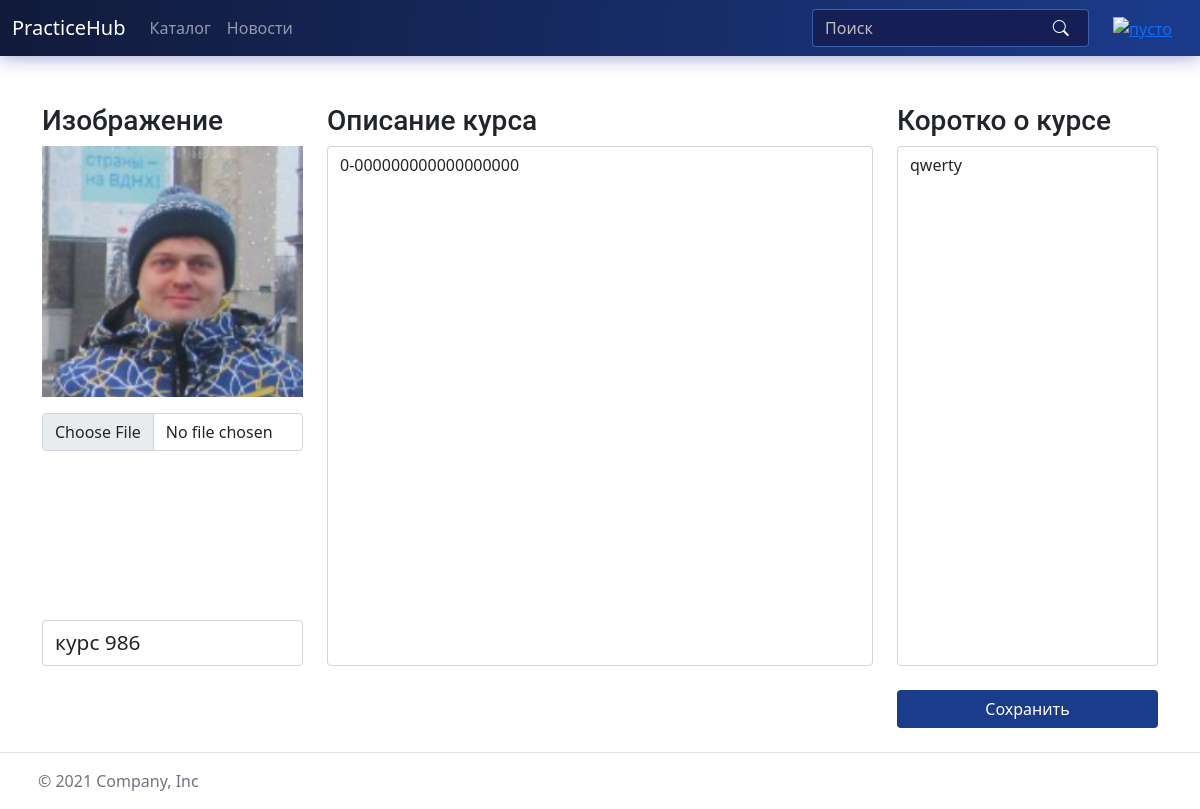
Screenshot of /courses/1/edit (signed in) with the database file from the repository.
### models.py (models this page shows, shortened)
class Course(db.Model):
    id = db.Column(db.Integer, primary_key=True)
    name = db.Column(db.String(64), index=True, unique=True)
    author_id = db.Column(db.Integer, db.ForeignKey('user.id'))
    lessons = db.relationship('Lesson', backref='course', lazy='dynamic', cascade="all, delete-orphan")
    desc = db.Column(db.Text, nullable=False)
    short_desc = db.Column(db.Text, nullable=False)
    img_path = db.Column(db.String(64))
    img_uuid = db.Column(db.String(64), index=True)

### routes.py (the view)
@app.route('/<string:path>')
def get_file(path):
    return send_file(path)

### forms.py
class CourseDescForm(FlaskForm):
    name = StringField("Название", validators=[DataRequired()])
    desc = TextAreaField("Описание", validators=[DataRequired()])
    short_desc = TextAreaField("Описание2", validators=[DataRequired()])
    img = FileField("Картинка", validators=[FileRequired()])
    submit = SubmitField("Сохранить")

### models.py (called while the page is built)
@login.user_loader
def load_user(id):
    return User.query.get(int(id))

### routes.py (called while the page is built, shortened)
@app.route('/courses/<int:course_id>/edit', methods=['GET', 'POST'])
@login_required
def edit_course(course_id):
    course = Course.query.filter_by(id=course_id).first_or_404()
    form = CourseDescForm(obj=course)
    return render_template('create_course.html', form=form, path=course.img_path)

### templates/create_course.html (shortened to what this page needs)
{% extends 'base.html' %}
{% block content %}
<form class="w-100 mx-auto" action="" method="post" enctype="multipart/form-data" novalidate>
  <div class="row">
    <div class="col-3">
      <h3 style='font-family: "Roboto", sans-serif'>Изображение</h3>
    </div>
    <div class="col-6">
      <h3 style='font-family: "Roboto", sans-serif'>Описание курса</h3>
    </div>
    <div class="col-3">
      <h3 style='font-family: "Roboto", sans-serif'>Коротко о курсе</h3>
    </div>
  </div>
  <div class="row" style="height: 65vh;">
    <div class="col-3 text-center d-flex flex-column justify-content-between">
      {% if path %}<img class="w-100 mb-3" src="{{ url_for('get_file', path=path) }}" alt="base image" id="base_img">{% endif %}
      {{ form.img(class="w-100 mb-5 d-block form-control", aria_label="select image", type="file") }}
      {{ form.name(class="w-100 form-control mt-1 mt-auto mb-0", placeholder="Название", style="font-size: 1.3rem") }}
    </div>
    <div class="col-6">
      {{ form.desc(class="form-control h-100", style="resize: none; width: 100%") }}
    </div>
    <div class="col-3">
      {{ form.short_desc(class="form-control h-100", style="resize: none; width: 100%") }}
    </div>
  </div>
  <div class="row mt-4">
    <div class="col-3"></div>
    <div class="col-6">
    </div>
    <div class="col-3">
      {{ form.submit(class="w-100 mbgc btn d-block") }}
    </div>
  </div>
</form>
{% endblock content %}

### static/css/style.css (style rules this page uses)
:root { --xlight-gray: #fafafa; --light-gray: #e6e6e6; --mid-gray: #586273; --mbgc: rgba(27,59,139,1); --sbgc: rgba(21,37,85, 1); }
html, body, .t-b { height: 100%; }
.btn { background-color: white; line-height: normal; }
.mbgc { background-color: var(--mbgc)!important; color: white!important; transition: color .3s ease-out; }

### rows the page displays
Course: img_path (picture), name "курс 986", desc "0-000000000000000000", short_desc "qwerty"
